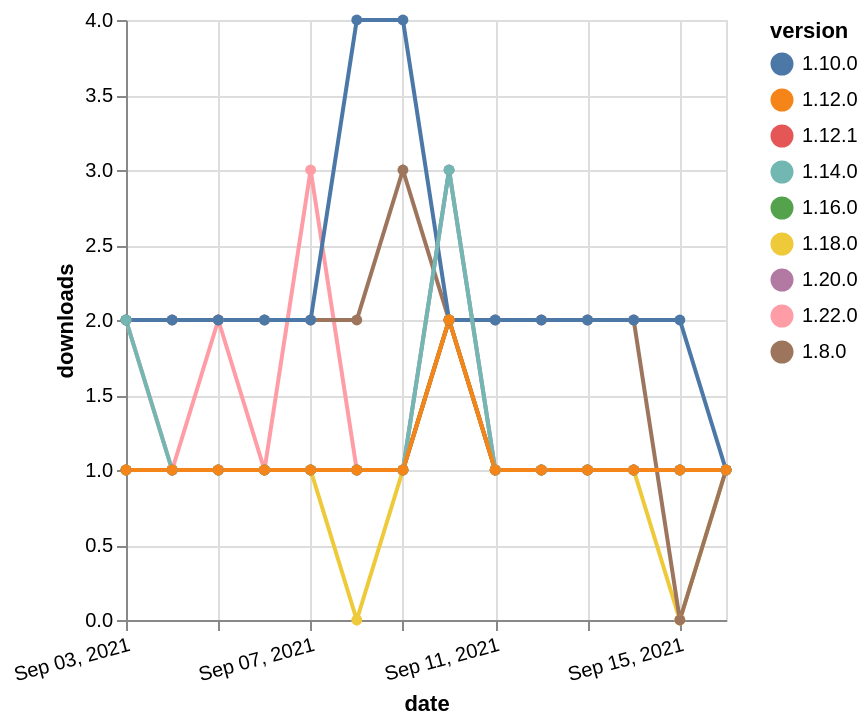

Vega-Lite specification for this chart:
### Vega-Lite specification from a JSON file in a GitHub repository (floating-point values rounded to 4 significant figures)
{"$schema": "https://vega.github.io/schema/vega-lite/v5.json", "description": "A simple bar chart with embedded data.", "data": {"values": [{"date": "2021-09-03", "total": 161, "delta": 1, "version": "1.18.0"}, {"date": "2021-09-04", "total": 162, "delta": 1, "version": "1.18.0"}, {"date": "2021-09-05", "total": 163, "delta": 1, "version": "1.18.0"}, {"date": "2021-09-06", "total": 164, "delta": 1, "version": "1.18.0"}, {"date": "2021-09-07", "total": 165, "delta": 1, "version": "1.18.0"}, {"date": "2021-09-08", "total": 165, "delta": 0, "version": "1.18.0"}, {"date": "2021-09-09", "total": 166, "delta": 1, "version": "1.18.0"}, {"date": "2021-09-10", "total": 168, "delta": 2, "version": "1.18.0"}, {"date": "2021-09-11", "total": 169, "delta": 1, "version": "1.18.0"}, {"date": "2021-09-12", "total": 170, "delta": 1, "version": "1.18.0"}, {"date": "2021-09-13", "total": 171, "delta": 1, "version": "1.18.0"}, {"date": "2021-09-14", "total": 172, "delta": 1, "version": "1.18.0"}, {"date": "2021-09-15", "total": 172, "delta": 0, "version": "1.18.0"}, {"date": "2021-09-16", "total": 173, "delta": 1, "version": "1.18.0"}, {"date": "2021-09-03", "total": 121, "delta": 2, "version": "1.22.0"}, {"date": "2021-09-04", "total": 122, "delta": 1, "version": "1.22.0"}, {"date": "2021-09-05", "total": 124, "delta": 2, "version": "1.22.0"}, {"date": "2021-09-06", "total": 125, "delta": 1, "version": "1.22.0"}, {"date": "2021-09-07", "total": 128, "delta": 3, "version": "1.22.0"}, {"date": "2021-09-08", "total": 129, "delta": 1, "version": "1.22.0"}, {"date": "2021-09-09", "total": 130, "delta": 1, "version": "1.22.0"}, {"date": "2021-09-10", "total": 132, "delta": 2, "version": "1.22.0"}, {"date": "2021-09-11", "total": 133, "delta": 1, "version": "1.22.0"}, {"date": "2021-09-12", "total": 134, "delta": 1, "version": "1.22.0"}, {"date": "2021-09-13", "total": 135, "delta": 1, "version": "1.22.0"}, {"date": "2021-09-14", "total": 136, "delta": 1, "version": "1.22.0"}, {"date": "2021-09-15", "total": 137, "delta": 1, "version": "1.22.0"}, {"date": "2021-09-16", "total": 138, "delta": 1, "version": "1.22.0"}, {"date": "2021-09-03", "total": 2296, "delta": 2, "version": "1.8.0"}, {"date": "2021-09-04", "total": 2298, "delta": 2, "version": "1.8.0"}, {"date": "2021-09-05", "total": 2300, "delta": 2, "version": "1.8.0"}, {"date": "2021-09-06", "total": 2302, "delta": 2, "version": "1.8.0"}, {"date": "2021-09-07", "total": 2304, "delta": 2, "version": "1.8.0"}, {"date": "2021-09-08", "total": 2306, "delta": 2, "version": "1.8.0"}, {"date": "2021-09-09", "total": 2309, "delta": 3, "version": "1.8.0"}, {"date": "2021-09-10", "total": 2311, "delta": 2, "version": "1.8.0"}, {"date": "2021-09-11", "total": 2313, "delta": 2, "version": "1.8.0"}, {"date": "2021-09-12", "total": 2315, "delta": 2, "version": "1.8.0"}, {"date": "2021-09-13", "total": 2317, "delta": 2, "version": "1.8.0"}, {"date": "2021-09-14", "total": 2319, "delta": 2, "version": "1.8.0"}, {"date": "2021-09-15", "total": 2319, "delta": 0, "version": "1.8.0"}, {"date": "2021-09-16", "total": 2320, "delta": 1, "version": "1.8.0"}, {"date": "2021-09-03", "total": 2515, "delta": 2, "version": "1.10.0"}, {"date": "2021-09-04", "total": 2517, "delta": 2, "version": "1.10.0"}, {"date": "2021-09-05", "total": 2519, "delta": 2, "version": "1.10.0"}, {"date": "2021-09-06", "total": 2521, "delta": 2, "version": "1.10.0"}, {"date": "2021-09-07", "total": 2523, "delta": 2, "version": "1.10.0"}, {"date": "2021-09-08", "total": 2527, "delta": 4, "version": "1.10.0"}, {"date": "2021-09-09", "total": 2531, "delta": 4, "version": "1.10.0"}, {"date": "2021-09-10", "total": 2533, "delta": 2, "version": "1.10.0"}, {"date": "2021-09-11", "total": 2535, "delta": 2, "version": "1.10.0"}, {"date": "2021-09-12", "total": 2537, "delta": 2, "version": "1.10.0"}, {"date": "2021-09-13", "total": 2539, "delta": 2, "version": "1.10.0"}, {"date": "2021-09-14", "total": 2541, "delta": 2, "version": "1.10.0"}, {"date": "2021-09-15", "total": 2543, "delta": 2, "version": "1.10.0"}, {"date": "2021-09-16", "total": 2544, "delta": 1, "version": "1.10.0"}, {"date": "2021-09-03", "total": 252, "delta": 1, "version": "1.12.1"}, {"date": "2021-09-04", "total": 253, "delta": 1, "version": "1.12.1"}, {"date": "2021-09-05", "total": 254, "delta": 1, "version": "1.12.1"}, {"date": "2021-09-06", "total": 255, "delta": 1, "version": "1.12.1"}, {"date": "2021-09-07", "total": 256, "delta": 1, "version": "1.12.1"}, {"date": "2021-09-08", "total": 257, "delta": 1, "version": "1.12.1"}, {"date": "2021-09-09", "total": 258, "delta": 1, "version": "1.12.1"}, {"date": "2021-09-10", "total": 260, "delta": 2, "version": "1.12.1"}, {"date": "2021-09-11", "total": 261, "delta": 1, "version": "1.12.1"}, {"date": "2021-09-12", "total": 262, "delta": 1, "version": "1.12.1"}, {"date": "2021-09-13", "total": 263, "delta": 1, "version": "1.12.1"}, {"date": "2021-09-14", "total": 264, "delta": 1, "version": "1.12.1"}, {"date": "2021-09-15", "total": 265, "delta": 1, "version": "1.12.1"}, {"date": "2021-09-16", "total": 266, "delta": 1, "version": "1.12.1"}, {"date": "2021-09-03", "total": 184, "delta": 1, "version": "1.20.0"}, {"date": "2021-09-04", "total": 185, "delta": 1, "version": "1.20.0"}, {"date": "2021-09-05", "total": 186, "delta": 1, "version": "1.20.0"}, {"date": "2021-09-06", "total": 187, "delta": 1, "version": "1.20.0"}, {"date": "2021-09-07", "total": 188, "delta": 1, "version": "1.20.0"}, {"date": "2021-09-08", "total": 189, "delta": 1, "version": "1.20.0"}, {"date": "2021-09-09", "total": 190, "delta": 1, "version": "1.20.0"}, {"date": "2021-09-10", "total": 193, "delta": 3, "version": "1.20.0"}, {"date": "2021-09-11", "total": 194, "delta": 1, "version": "1.20.0"}, {"date": "2021-09-12", "total": 195, "delta": 1, "version": "1.20.0"}, {"date": "2021-09-13", "total": 196, "delta": 1, "version": "1.20.0"}, {"date": "2021-09-14", "total": 197, "delta": 1, "version": "1.20.0"}, {"date": "2021-09-15", "total": 198, "delta": 1, "version": "1.20.0"}, {"date": "2021-09-16", "total": 199, "delta": 1, "version": "1.20.0"}, {"date": "2021-09-03", "total": 195, "delta": 1, "version": "1.16.0"}, {"date": "2021-09-04", "total": 196, "delta": 1, "version": "1.16.0"}, {"date": "2021-09-05", "total": 197, "delta": 1, "version": "1.16.0"}, {"date": "2021-09-06", "total": 198, "delta": 1, "version": "1.16.0"}, {"date": "2021-09-07", "total": 199, "delta": 1, "version": "1.16.0"}, {"date": "2021-09-08", "total": 200, "delta": 1, "version": "1.16.0"}, {"date": "2021-09-09", "total": 201, "delta": 1, "version": "1.16.0"}, {"date": "2021-09-10", "total": 203, "delta": 2, "version": "1.16.0"}, {"date": "2021-09-11", "total": 204, "delta": 1, "version": "1.16.0"}, {"date": "2021-09-12", "total": 205, "delta": 1, "version": "1.16.0"}, {"date": "2021-09-13", "total": 206, "delta": 1, "version": "1.16.0"}, {"date": "2021-09-14", "total": 207, "delta": 1, "version": "1.16.0"}, {"date": "2021-09-15", "total": 208, "delta": 1, "version": "1.16.0"}, {"date": "2021-09-16", "total": 209, "delta": 1, "version": "1.16.0"}, {"date": "2021-09-03", "total": 357, "delta": 2, "version": "1.14.0"}, {"date": "2021-09-04", "total": 358, "delta": 1, "version": "1.14.0"}, {"date": "2021-09-05", "total": 359, "delta": 1, "version": "1.14.0"}, {"date": "2021-09-06", "total": 360, "delta": 1, "version": "1.14.0"}, {"date": "2021-09-07", "total": 361, "delta": 1, "version": "1.14.0"}, {"date": "2021-09-08", "total": 362, "delta": 1, "version": "1.14.0"}, {"date": "2021-09-09", "total": 363, "delta": 1, "version": "1.14.0"}, {"date": "2021-09-10", "total": 366, "delta": 3, "version": "1.14.0"}, {"date": "2021-09-11", "total": 367, "delta": 1, "version": "1.14.0"}, {"date": "2021-09-12", "total": 368, "delta": 1, "version": "1.14.0"}, {"date": "2021-09-13", "total": 369, "delta": 1, "version": "1.14.0"}, {"date": "2021-09-14", "total": 370, "delta": 1, "version": "1.14.0"}, {"date": "2021-09-15", "total": 371, "delta": 1, "version": "1.14.0"}, {"date": "2021-09-16", "total": 372, "delta": 1, "version": "1.14.0"}, {"date": "2021-09-03", "total": 244, "delta": 1, "version": "1.12.0"}, {"date": "2021-09-04", "total": 245, "delta": 1, "version": "1.12.0"}, {"date": "2021-09-05", "total": 246, "delta": 1, "version": "1.12.0"}, {"date": "2021-09-06", "total": 247, "delta": 1, "version": "1.12.0"}, {"date": "2021-09-07", "total": 248, "delta": 1, "version": "1.12.0"}, {"date": "2021-09-08", "total": 249, "delta": 1, "version": "1.12.0"}, {"date": "2021-09-09", "total": 250, "delta": 1, "version": "1.12.0"}, {"date": "2021-09-10", "total": 252, "delta": 2, "version": "1.12.0"}, {"date": "2021-09-11", "total": 253, "delta": 1, "version": "1.12.0"}, {"date": "2021-09-12", "total": 254, "delta": 1, "version": "1.12.0"}, {"date": "2021-09-13", "total": 255, "delta": 1, "version": "1.12.0"}, {"date": "2021-09-14", "total": 256, "delta": 1, "version": "1.12.0"}, {"date": "2021-09-15", "total": 257, "delta": 1, "version": "1.12.0"}, {"date": "2021-09-16", "total": 258, "delta": 1, "version": "1.12.0"}]}, "width": "container", "mark": {"type": "line", "point": {"filled": true}}, "encoding": {"x": {"field": "date", "type": "temporal", "timeUnit": "yearmonthdate", "title": "date", "axis": {"labelAngle": -15}}, "y": {"field": "delta", "type": "quantitative", "title": "downloads"}, "color": {"field": "version", "type": "nominal"}, "tooltip": {"field": "delta"}}}
